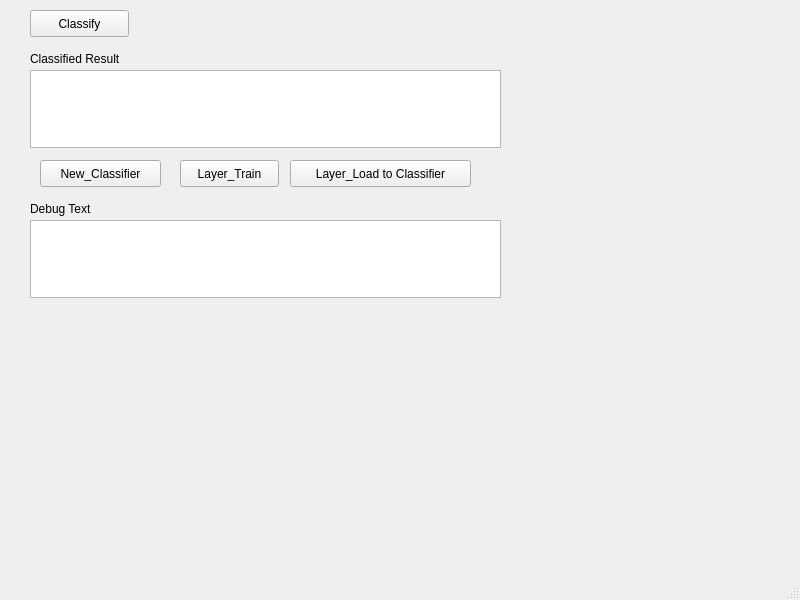
<?xml version="1.0" encoding="UTF-8"?>
<ui version="4.0">
 <class>MainWindow</class>
 <widget class="QMainWindow" name="MainWindow">
  <property name="geometry">
   <rect>
    <x>0</x>
    <y>0</y>
    <width>800</width>
    <height>600</height>
   </rect>
  </property>
  <property name="windowTitle">
   <string>MainWindow</string>
  </property>
  <widget class="QWidget" name="centralwidget">
   <widget class="QPushButton" name="pushButton">
    <property name="geometry">
     <rect>
      <x>30</x>
      <y>10</y>
      <width>99</width>
      <height>27</height>
     </rect>
    </property>
    <property name="text">
     <string>Classify</string>
    </property>
   </widget>
   <widget class="QTextEdit" name="textEdit">
    <property name="geometry">
     <rect>
      <x>30</x>
      <y>70</y>
      <width>471</width>
      <height>78</height>
     </rect>
    </property>
   </widget>
   <widget class="QLabel" name="label">
    <property name="geometry">
     <rect>
      <x>30</x>
      <y>50</y>
      <width>131</width>
      <height>17</height>
     </rect>
    </property>
    <property name="text">
     <string>Classified Result</string>
    </property>
   </widget>
   <widget class="QPushButton" name="layerinit">
    <property name="geometry">
     <rect>
      <x>40</x>
      <y>160</y>
      <width>121</width>
      <height>27</height>
     </rect>
    </property>
    <property name="text">
     <string>New_Classifier</string>
    </property>
   </widget>
   <widget class="QPushButton" name="layersave">
    <property name="geometry">
     <rect>
      <x>180</x>
      <y>160</y>
      <width>99</width>
      <height>27</height>
     </rect>
    </property>
    <property name="text">
     <string>Layer_Train</string>
    </property>
   </widget>
   <widget class="QPushButton" name="layerloadtoclassifier">
    <property name="geometry">
     <rect>
      <x>290</x>
      <y>160</y>
      <width>181</width>
      <height>27</height>
     </rect>
    </property>
    <property name="text">
     <string>Layer_Load to Classifier</string>
    </property>
   </widget>
   <widget class="QTextEdit" name="textEdit_2">
    <property name="geometry">
     <rect>
      <x>30</x>
      <y>220</y>
      <width>471</width>
      <height>78</height>
     </rect>
    </property>
   </widget>
   <widget class="QLabel" name="label_2">
    <property name="geometry">
     <rect>
      <x>30</x>
      <y>200</y>
      <width>131</width>
      <height>17</height>
     </rect>
    </property>
    <property name="text">
     <string>Debug Text</string>
    </property>
   </widget>
  </widget>
  <widget class="QMenuBar" name="menubar">
   <property name="geometry">
    <rect>
     <x>0</x>
     <y>0</y>
     <width>800</width>
     <height>25</height>
    </rect>
   </property>
  </widget>
  <widget class="QStatusBar" name="statusbar"/>
 </widget>
 <resources/>
 <connections/>
</ui>
